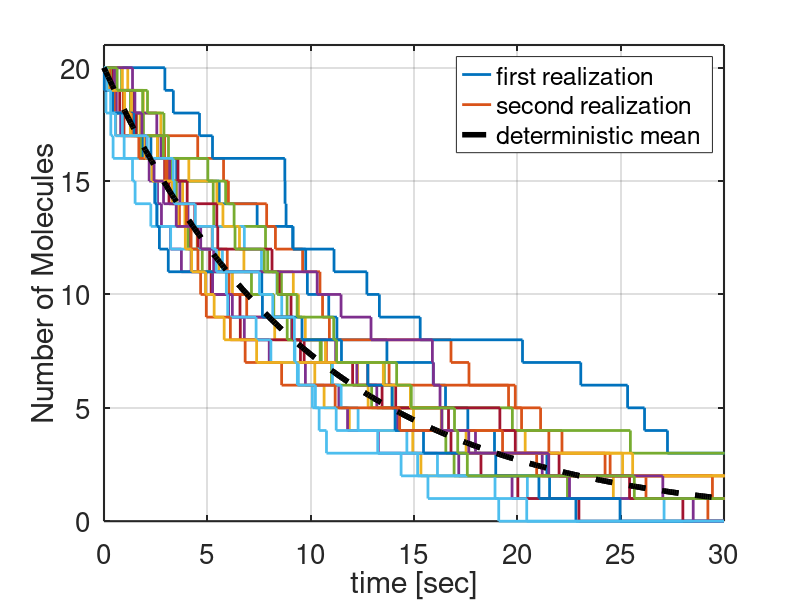
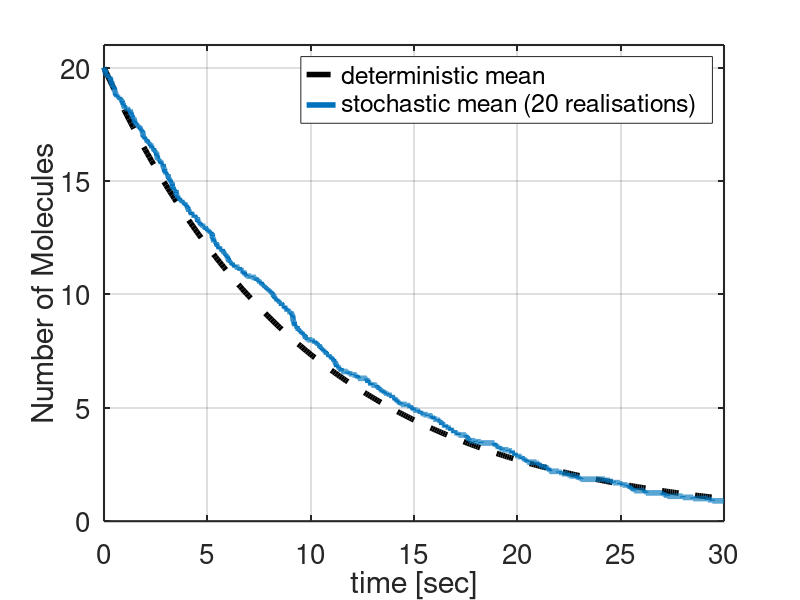

MATLAB code to generate these figures, in order:
function CH1_naive_SSA_degradation

k=0.1; % reaction rate parameter
Ainitial=20; % initial number of A molecules, n0 in the notes
dt=0.005; % discretisation parameter/step size -> play with this, test limits!
numberofrealisations=20; % number of sample paths to run

times = 0:dt:30;
Adata = zeros(length(times),numberofrealisations);
%% Naive SSA of the degradation process
for i=1:numberofrealisations

    A=Ainitial;
    time=0;
    j=1;
    Aplot(1,i)=A;
    timeplot(1,i)=0;
    Adata(1,i) = A;
    m = 0;
    while (j<Ainitial+1)
        rr=rand(1,1);
        time=time+dt;
        m = m+1;
        if (rr<k*A*dt)
            A=A-1;
            j=j+1;
            Aplot(j,i)=A;
            timeplot(j,i)=time;
        end
        if m < length(times)+1
            Adata(m,i)=A;
        end
    end
    Aplot(j+1,i)=A;
    if (time<30)
        timeplot(j+1,i)=30;
    else
        timeplot(j+1,i)=time;
    end
end

tdet=zeros(301,1);
Adet=zeros(301,1);
tdet=[0:0.1:30]; % this is just for the deterministic comparison
Adet(:)=Ainitial*exp(-k*tdet(:));

%% Plot some sample paths for comparison to the mean (deterministic model)
figure; 
for i=1:min(2,numberofrealisations)
    h=stairs(timeplot(:,i),Aplot(:,i));
    set(h,'Linewidth',2);
    hold on;
end
plot(tdet,Adet,'k--','Linewidth',4);
xlabel('time [sec]');
ylabel('Number of Molecules');
if numberofrealisations > 2
    for i = 3:numberofrealisations
        h=stairs(timeplot(:,i),Aplot(:,i));
        set(h,'Linewidth',2);
        hold on;
    end
end
plot(tdet,Adet,'k--','Linewidth',4);
hh=legend('first realization','second realization','deterministic mean');
axis([0 30 0 (Ainitial+1)]);
set(gca,'linewidth',1.5);
set(gca,'FontSize',20);
grid on;
%% Plot the stochastic mean (estimated from multiple simulations) against the deterministic mean
%keyboard; % this is a useful command for debugging!
figure;
plot(tdet,Adet,'k--','Linewidth',4);
hold on;
plot(times,mean(Adata(:,:)'),'Linewidth',4);
xlabel('time [sec]');
ylabel('Number of Molecules');
str = ['stochastic mean (' num2str(numberofrealisations) ' realisations)'];
hh=legend('deterministic mean',str);
axis([0 30 0 (Ainitial+1)]);
set(gca,'linewidth',1.5);
set(gca,'FontSize',20);
grid on;

